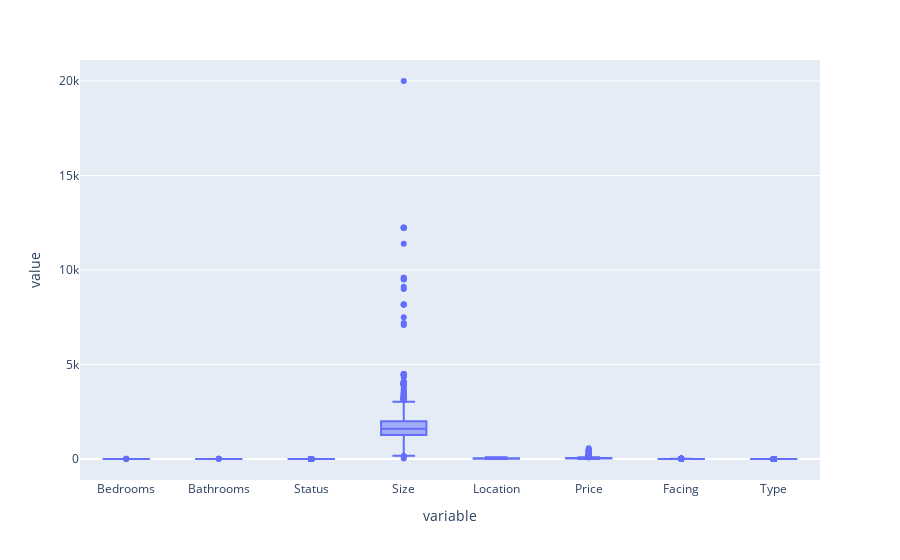

The code cell stored with this chart in its notebook:
### Code cell
px.box(data)

### Figure 1 — Plotly figure (JSON) as saved in the notebook; plotly's stock layout.template omitted (floating-point values rounded to 4 significant figures; data arrays with more than 128 entries replaced by an {"elided": "..."} marker saying what was removed)
{"data": [{"alignmentgroup": "True", "hovertemplate": "variable=%{x}<br>value=%{y}<extra></extra>", "legendgroup": "", "marker": {"color": "#636efa"}, "name": "", "notched": false, "offsetgroup": "", "orientation": "v", "showlegend": false, "type": "box", "x": {"elided": "8464 str values"}, "x0": " ", "xaxis": "x", "y": {"elided": "8464 float values"}, "y0": " ", "yaxis": "y"}], "layout": {"boxmode": "group", "legend": {"tracegroupgap": 0}, "margin": {"t": 60}, "xaxis": {"anchor": "y", "domain": [0, 1], "title": {"text": "variable"}}, "yaxis": {"anchor": "x", "domain": [0, 1], "title": {"text": "value"}}}}
